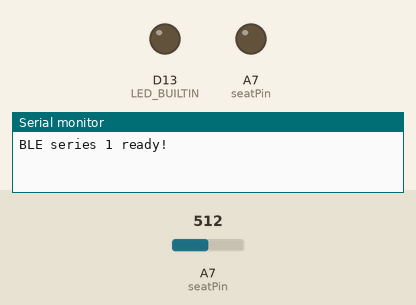
Simulated run of this sketch. Board: Arduino Nano 33 IoT. Parts: output pins drawn as LEDs (lit = HIGH), the last lines printed to the serial monitor. The inputs (shaded band) are chosen by the test bench; at power-on: A7 (seatPin) = 512. Nothing arrives over Bluetooth unless stated; a phone connects over Bluetooth LE 3 s after start.

Above: at 0.1 s.
At 3.1 s:
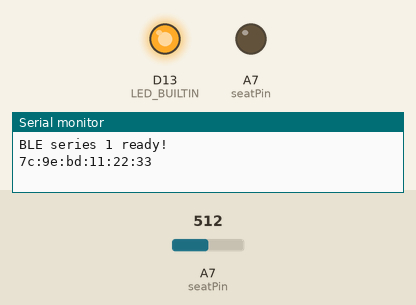
Timing chart, 0 to 4.6 s (numbered marks = the images above):
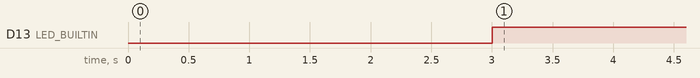

The sketch:

BLEseries1.ino
```cpp
/*
 * Chair 1
 *
 * data1Characteristic:
 * 0 -> not sitted on;
 * 255 -> sitted on;
 */

#include <ArduinoBLE.h>

#define seatPin A7

const byte howMany = 100;
int readings[howMany];
int readIndex = 0;
int total = 0;
int serialCount = 0;
int sensorValue = 0;

byte data1 = 0;

BLEService firstService("c648dc40-1122-11ea-8d71-362b9e155667");
BLEByteCharacteristic data1Characteristic("c648dc41-1122-11ea-8d71-362b9e155667", BLERead | BLEWrite | BLEIndicate);

void setup() {
  Serial.begin (9600);
  pinMode(LED_BUILTIN, OUTPUT);
  pinMode(seatPin, OUTPUT);

  BLE.begin();
  BLE.setLocalName("BLE_chair1_<1>");
  BLE.setAdvertisedService(firstService);
  firstService.addCharacteristic(data1Characteristic);
  BLE.addService(firstService);
  data1Characteristic.writeValue(data1);
  BLE.advertise();

  Serial.println("BLE series 1 ready!");
}

void loop() {
  //-----------------------------
  // search for downstream client
  //-----------------------------
  BLEDevice central = BLE.central();
  if (central) {
    Serial.println(central.address());
    while (central.connected()){
      digitalWrite(LED_BUILTIN, HIGH);

      total -= readings[readIndex];
      readings[readIndex] = analogRead(A7);
      total += readings[readIndex];
      readIndex++;
      if(readIndex>=howMany){
        readIndex = 0;
      }
      sensorValue = total/howMany;
      if(sensorValue<1000){
        if(data1Characteristic.value()==0)
        data1Characteristic.writeValue(255);
      }
      else{
        if(data1Characteristic.value()==255)
        data1Characteristic.writeValue(0);
      }
    }
    digitalWrite(LED_BUILTIN, LOW);
  }
}
```

Measured:
- by itself, D13 (LED_BUILTIN): LOW → HIGH at 3.0 s
